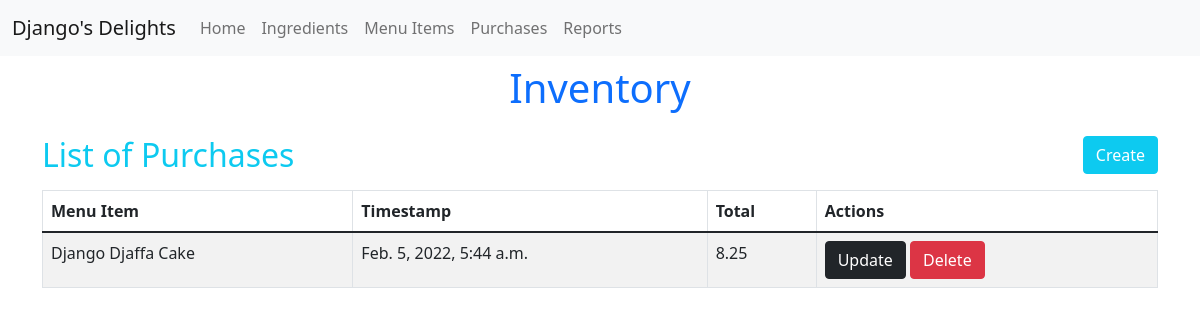
Screenshot of /purchase/list with the database file from the repository.
### inventory/models.py (models this page shows)
class Purchase(models.Model):
    menu_item = models.ForeignKey(MenuItem, on_delete=models.CASCADE)
    timestamp = models.DateTimeField(auto_now_add=True)

class MenuItem(models.Model):
    title = models.CharField(max_length=100, unique=True)
    price = models.FloatField(default=0.00)

### inventory/views.py (the view)
# urls.py: path('purchase/list', views.PurchaseList.as_view(),name="purchaselist"),
class PurchaseList(ListView):
   model = Purchase
   template_name = "inventory/purchase/purchase.html"

### inventory/templates/inventory/purchase/purchase.html (shortened to what this page needs)
{% extends "base.html" %}
{% load static %}
{% block content %}
<h1 class="text-primary text-center my-2">Inventory</h1>
<div class="container">
    <div class="d-flex justify-content-between align-items-center">
        <h2 class="text-info my-3">List of Purchases</h2>
        <a href="{% url 'purchasecreate' %}" class="btn btn-info text-white">Create</a>
    </div>
    <table class="table inventory-table table-bordered table-striped table-hover">
        <thead>
            <tr>
                <th>Menu Item</th>
                <th>Timestamp</th>
                <th>Total</th>
                <th>Actions</th>
            </tr>
        </thead>
        <tbody>
            {% for purchase in object_list %}
            <tr>
                <td>
                    {{ purchase.menu_item.title }}
                </td>
                <td class="price">{{ purchase.timestamp }}</td>
                <td>{{purchase.menu_item.price}}</td>
                <td>
                    <a class="btn btn-dark ml-2" href="{% url 'purchaseupdate' purchase.id %}">Update</a>
                    <a class="btn btn-danger " href="{% url 'purchasedelete' purchase.id %}">Delete</a>
                </td>
            </tr>
            {% endfor %}
        </tbody>
    </table>
</div>
{% endblock %}

### rows the page displays
Purchase: menu_item "Django Djaffa Cake", timestamp "Feb. 5, 2022, 5:44 a.m.", menu_item.price "8.25"
